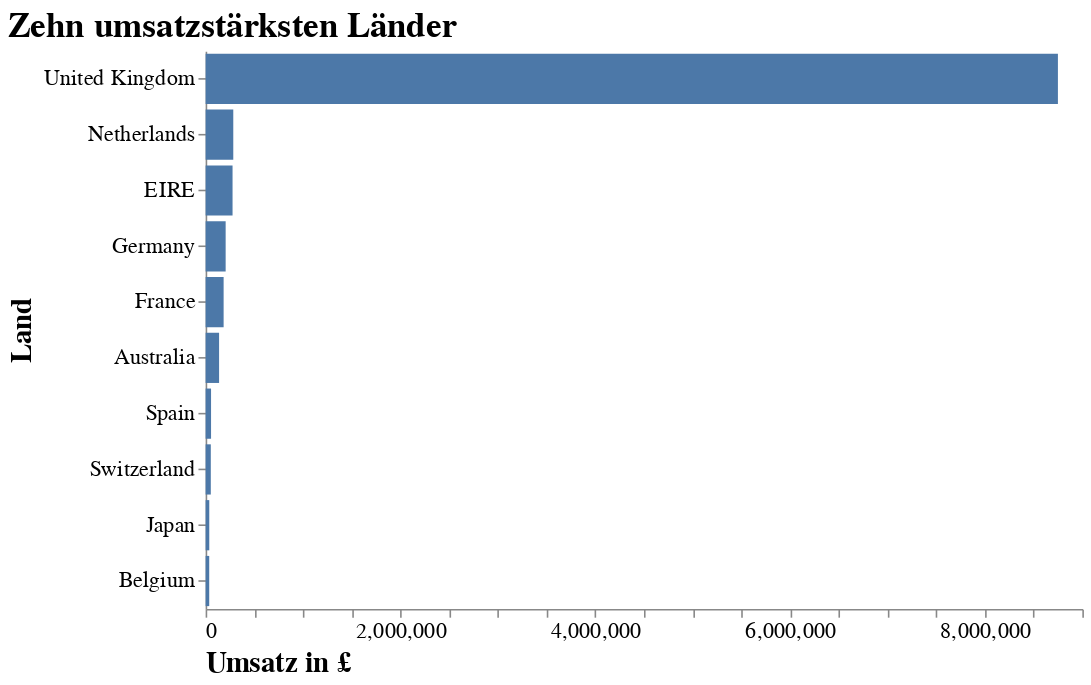

The notebook cell saved with this chart:
### Markdown cell above
##### Zehn umsatzstärksten Länder

### Code cell
# Filter nach den umsatzstärksten Ländern
df_sales = df_sales[~df_sales["StockCode"].isin(set_stockcode)]
df_plot = df_sales.groupby("Country").sum().sort_values(["TotalPrice"], ascending=False)[:10]
df_plot["Country"] = df_plot.index


# Visualisierung der umsatzstärksten Kunden
alt.Chart(df_plot).mark_bar().encode(
    x=alt.X("TotalPrice",
            axis=alt.Axis(title="Umsatz in £", 
                          labelAngle=0,
                          titleAnchor="start",
                          grid=False)),
    y=alt.Y("Country",
            sort="-x", 
            axis=alt.Axis(title = "Land",
                          titleAnchor="middle"))
).properties(
    title="Zehn umsatzstärksten Länder",
    width=550,
    height=350
).configure_view(
    strokeWidth=0
).configure_title(
    fontSize=22,
    font='Futura std medium',
    color='black',
    anchor='start'
).configure_axis(
    labelFont='Futura std medium',
    titleFont='Futura std medium',
    labelFontSize=14,
    titleFontSize=18
)

### Figure 1 — Vega-Lite specification as saved in the notebook (floating-point values rounded to 4 significant figures)
{"config": {"view": {"continuousWidth": 400, "continuousHeight": 300, "strokeWidth": 0}, "axis": {"labelFont": "Futura std medium", "labelFontSize": 14, "titleFont": "Futura std medium", "titleFontSize": 18}, "title": {"anchor": "start", "color": "black", "font": "Futura std medium", "fontSize": 22}}, "data": {"name": "data-fcffa3efc3fdcc15c4959876e4a591ce"}, "mark": "bar", "encoding": {"x": {"type": "quantitative", "axis": {"grid": false, "labelAngle": 0, "title": "Umsatz in £", "titleAnchor": "start"}, "field": "TotalPrice"}, "y": {"type": "nominal", "axis": {"title": "Land", "titleAnchor": "middle"}, "field": "Country", "sort": "-x"}}, "height": 350, "title": "Zehn umsatzstärksten Länder", "width": 550, "$schema": "https://vega.github.io/schema/vega-lite/v4.8.1.json", "datasets": {"data-fcffa3efc3fdcc15c4959876e4a591ce": [{"Quantity": 4721395, "UnitPrice": 1596000.0, "TotalPrice": 8749000.0, "Country": "United Kingdom"}, {"Quantity": 200834, "UnitPrice": 5687.0, "TotalPrice": 283900.0, "Country": "Netherlands"}, {"Quantity": 147442, "UnitPrice": 31440.0, "TotalPrice": 276400.0, "Country": "EIRE"}, {"Quantity": 118140, "UnitPrice": 23550.0, "TotalPrice": 205600.0, "Country": "Germany"}, {"Quantity": 111272, "UnitPrice": 21650.0, "TotalPrice": 184800.0, "Country": "France"}, {"Quantity": 84208, "UnitPrice": 3262.0, "TotalPrice": 138200.0, "Country": "Australia"}, {"Quantity": 27742, "UnitPrice": 7768.0, "TotalPrice": 55730.0, "Country": "Spain"}, {"Quantity": 30528, "UnitPrice": 5433.0, "TotalPrice": 53090.0, "Country": "Switzerland"}, {"Quantity": 26016, "UnitPrice": 657.2, "TotalPrice": 37420.0, "Country": "Japan"}, {"Quantity": 22962, "UnitPrice": 5888.0, "TotalPrice": 36930.0, "Country": "Belgium"}]}}
